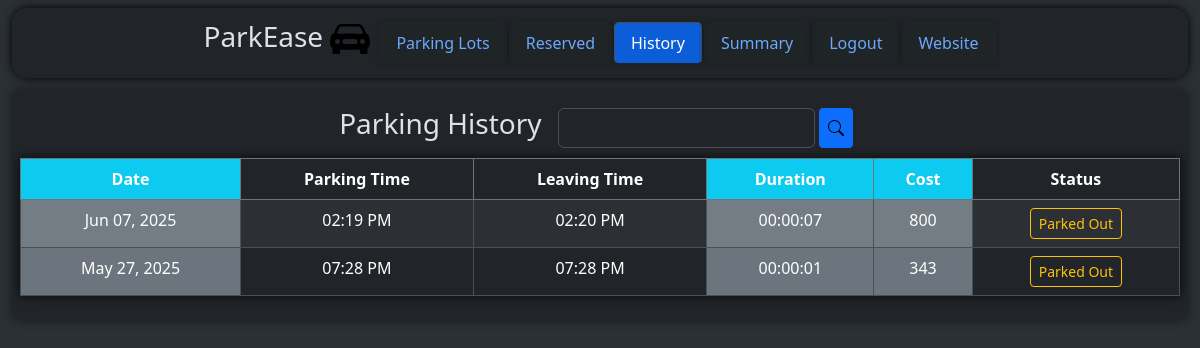
Page /user/dashboard/history (signed in) on the committed database.
### models/parkingInfo.py (models this page shows, shortened)
class ReservedParkingSpot(db.Model) :
    __tablename__ = "reservedparkingspot"
    id = db.Column(db.Integer, primary_key = True, autoincrement = True)
    parkingSpotId = db.Column(db.Integer, db.ForeignKey("parkingspot.id"))
    userId = db.Column(db.Integer, db.ForeignKey("user.id"))
    parkingTimestamp = db.Column(db.DateTime)
    leavingTimestamp = db.Column(db.DateTime)
    totalCost = db.Column(db.Integer)
    vehicleNumber = db.Column(db.String)

### controllers/userDashboard.py (the view)
@userbp.route("/dashboard/history", methods = ["GET"])
def history() :
    return render_template("user/reservedSpotHistory.html", reservedParkingSpots = viewAllReservedParkingSpots())

### controllers/userDashboard.py (called while the page is built)
@userbp.before_request
def restrict() :
    if session.get("type") != "user" :
        return redirect(url_for("general.signIn"))

def viewAllReservedParkingSpots() :
    return db.session.execute(db.select(ReservedParkingSpot).filter_by(userId = session["id"]).order_by(nulls_first(desc(ReservedParkingSpot.parkingTimestamp)))).scalars().all()

### models/userInfo.py (called while the page is built)
    def __str__(self) :
        return "{} {} {} {} {} {} {}".format(self.id, self.streetName.lower(), self.locality.lower(), self.subLocality.lower(), self.city.lower(), self.state.lower(), self.pinCode)

### templates/user/reservedSpotHistory.html (shortened to what this page needs)
<!DOCTYPE html>
<html class = "h-100" data-bs-theme = "dark">
    <head>
        <link rel = "stylesheet" href = "/static/bootstrap/css/bootstrap.min.css"/>
        <link rel = "stylesheet" href = "/static/css/style.css"/>
    </head>
    <body class = "h-100">
        <div class = "container-fluid bg-body-tertiary min-vh-100">
            <div class = "container-fluid d-flex justify-content-center bg-body">
                <div class = "d-flex justify-content-center align-items-center container-fluid mt-2 rounded-4 position-fixed" style = "height: 70px; width: 98%; background-color: rgba(33, 37, 41, 0.9); z-index: 1000; box-shadow: 0 0 10px rgb(0, 0, 0); backdrop-filter: blur(3px);">
                    <div class = "overflow-auto" style = "height: 100%; width: 100%;">
                        <ul class = "nav nav-tabs d-flex align-items-center justify-content-center" style = "height: 100%; width: 100%;">
                            <a href = "/" class = "text-decoration-none text-reset me-2">
                                <h3>
                                    ParkEase
                                    <img src = "/static\images\car-front-fill.svg" alt = "Logo" style = "width: 40px;"/>
                                </h3>
                            </a>
                            <li class = "nav-item">
                                <a class = "nav-link" href = "/user/dashboard">
                                    Parking Lots
                                </a>
                            </li>
                            <li class = "nav-item">
                                <a class = "nav-link", href = "/user/dashboard/reserved">
                                    Reserved
                                </a>
                            </li>
                            <li class = "nav-item">
                                <a class = "nav-link active", href = "/user/dashboard/history">
                                    History
                                </a>
                            </li>
                            <li class = "nav-item">
                                <a class = "nav-link" href = "/user/dashboard/summary">
                                    Summary
                                </a>
                            </li>
                            <li class = "nav-item">
                                <a class = "nav-link" href = "/signIn">
                                    Logout
                                </a>
                            </li>
                            <li class = "nav-item">
                                <a class = "nav-link" href = "/">
                                    Website
                                </a>
                            </li>
                        </ul>
                    </div>
                </div>
            </div>
            <div class = "rounded-3 container-fluid bg-body p-2 overflow-auto" style = "height: 80%; width: 100%; margin-top: 90px; box-shadow: 0 0 10px rgb(24, 26, 29);">
                <div class = "d-flex justify-content-center align-items-center gap-2" style = "height: 60px;">
                    <h3>
                        Parking History
                    </h3>
                    <p>
                        <form method = "POST" action = "/user/dashboard/searchResults" class = "d-flex">
                            <input type = "text" name = "searchValue" class = "form-control" style = "height: 40px;"/> &nbsp;
                            <button type = "submit" name = "action" value = "search" class = "btn btn-primary btn-sm d-flex justify-content-center align-items-center" style = "height: 40px;">
                                <img src = "\static\images\search.svg" alt = "Search"/>
                            </button>
                        </form>
                    </p>
                </div>
                <div>
                    <form action = "/user/dashboard/searchResults" method = "POST">
                    <table class = "table table-striped table-bordered table-hover text-center" style = "box-shadow: 0 0 10px rgb(7, 8, 8)">
                        <thead class = "border-secondary">
                            <tr>
                                <th class = "bg-info">
                                    Date
                                </th>
                                <th>
                                    Parking Time
                                </th>
                                <th>
                                    Leaving Time
                                </th>
                                <th class = "bg-info">
                                    Duration
                                </th>
                                <th class = "bg-info">
                                    Cost
                                </th>
                                <th>
                                    Status
                                </th>
                            </tr>
                        </thead>
                        <tbody>
                            {% for reservedParkingSpot in reservedParkingSpots %}
                                <tr>
                                    {% if reservedParkingSpot.parkingTimestamp is none %}
                                        {% set a = 1 %}
                                        <td class = "bg-secondary">
                                            -
                                        </td>
                                        <td>
                                            -
                                        </td>
                                    {% else %}
                                        <td class = "bg-secondary">
                                            {{ reservedParkingSpot.parkingTimestamp.strftime("%b %d, %Y") }}
                                        </td>
                                        <td>
                                            {{ reservedParkingSpot.parkingTimestamp.strftime("%I:%M %p") }}
                                        </td>
                                    {% endif %}
                                    {% if reservedParkingSpot.leavingTimestamp is none %}
                                        {% set b = 1 %}
                                        <td>
                                            -
                                        </td>
                                        <td class = "bg-secondary">
                                            -
                                        </td>
                                        <td class = "bg-secondary">
                                            -
                                        </td>
                                    {% else %}
                                        <td>
                                            {{ reservedParkingSpot.leavingTimestamp.strftime("%I:%M %p") }}
                                        </td>
                                        <td class = "bg-secondary">
                                            {% set dur = (reservedParkingSpot.leavingTimestamp - reservedParkingSpot.parkingTimestamp).total_seconds() | int %}
                                            {{ "%02d" | format(dur // 3600) }}:{{ "%02d" | format((dur % 3600) // 60) }}:{{ "%02d" | format(dur % 60) }}
                                        </td>
                                        <td class = "bg-secondary">
                                            {{ reservedParkingSpot.totalCost }}
                                        </td>
                                    {% endif %}
                                    {% if a == 1 %}
                                        <td>
                                            <a class = "btn btn-outline-danger btn-sm" href = "/user/dashboard/reserved">
                                                Reserved
                                            </a>
                                        </td>
                                    {% elif b == 1 %}
                                        <td>
                                            <a class = "btn btn-outline-success btn-sm" href = "/user/dashboard/reserved">
                                                Occupied
                                            </a>
                                        </td>
                                    {% else %}
                                        <td>
                                            <button type = "submit" class = "btn btn-outline-warning btn-sm" name = "searchValue" value = "{% if reservedParkingSpot.parkingSpot is not none %}{{reservedParkingSpot.parkingSpot.parkingLot.address}}{% else %} - {% endif %}">
                                                Parked Out
                                            </button>
                                        </td>
                                    {% endif %}
                                </tr>
                            {% endfor %}
                        </tbody>
                    </table>
                    </form>
                </div>
            </div>
        </div>
    </body>
</html>

### static/css/style.css (style rules this page uses)
.nav-tabs { border: none; }
.nav-tabs .nav-link { border-radius: 5px; margin: 1px; box-shadow: 0 0 5px rgb(25, 28, 31); backdrop-filter: blur(1px); }
.nav-tabs .nav-link.active { background-color: rgb(11, 94, 215); }

### rows in the picture
ReservedParkingSpot: parkingTimestamp "Jun 07, 2025", parkingTimestamp "02:19 PM", leavingTimestamp "02:20 PM", dur "00", value "00", dur "07", totalCost "800"
ReservedParkingSpot: parkingTimestamp "May 27, 2025", parkingTimestamp "07:28 PM", leavingTimestamp "07:28 PM", dur "00", value "00", dur "01", totalCost "343"
